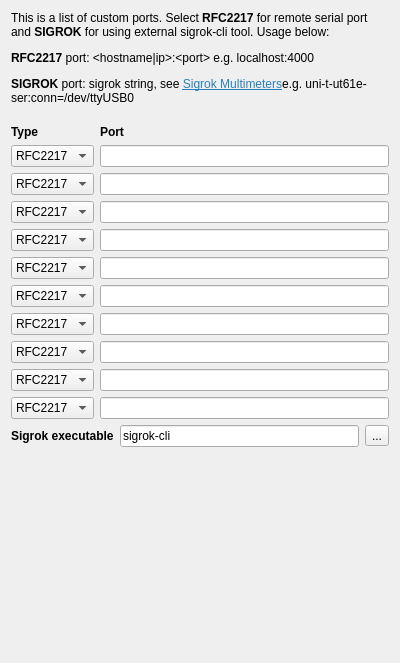
<?xml version="1.0" encoding="UTF-8"?>
<ui version="4.0">
 <class>UIPortsPrefs</class>
 <widget class="PrefWidget" name="UIPortsPrefs">
  <property name="geometry">
   <rect>
    <x>0</x>
    <y>0</y>
    <width>400</width>
    <height>663</height>
   </rect>
  </property>
  <layout class="QVBoxLayout" name="verticalLayout">
   <item>
    <widget class="QLabel" name="labelDesc">
     <property name="text">
      <string>&lt;!DOCTYPE HTML PUBLIC &quot;-//W3C//DTD HTML 4.0//EN&quot; &quot;http://www.w3.org/TR/REC-html40/strict.dtd&quot;&gt;
&lt;html&gt;&lt;head&gt;&lt;meta name=&quot;qrichtext&quot; content=&quot;1&quot; /&gt;&lt;meta charset=&quot;utf-8&quot; /&gt;&lt;style type=&quot;text/css&quot;&gt;
p, li { white-space: pre-wrap; }
hr { height: 1px; border-width: 0; }
li.unchecked::marker { content: &quot;\2610&quot;; }
li.checked::marker { content: &quot;\2612&quot;; }
&lt;/style&gt;&lt;/head&gt;&lt;body style=&quot; font-family:'Sans Serif'; font-size:9pt; font-weight:400; font-style:normal;&quot;&gt;
&lt;p style=&quot; margin-top:12px; margin-bottom:12px; margin-left:0px; margin-right:0px; -qt-block-indent:0; text-indent:0px;&quot;&gt;This is a list of custom ports. Select &lt;span style=&quot; font-weight:700;&quot;&gt;RFC2217&lt;/span&gt; for remote serial port and &lt;span style=&quot; font-weight:700;&quot;&gt;SIGROK&lt;/span&gt; for using external sigrok-cli tool. Usage below:&lt;/p&gt;
&lt;p style=&quot; margin-top:12px; margin-bottom:12px; margin-left:0px; margin-right:0px; -qt-block-indent:0; text-indent:0px;&quot;&gt;&lt;span style=&quot; font-weight:700;&quot;&gt;RFC2217&lt;/span&gt; port: &amp;lt;hostname|ip&amp;gt;:&amp;lt;port&amp;gt; e.g. localhost:4000&lt;/p&gt;
&lt;p style=&quot; margin-top:12px; margin-bottom:12px; margin-left:0px; margin-right:0px; -qt-block-indent:0; text-indent:0px;&quot;&gt;&lt;span style=&quot; font-weight:700;&quot;&gt;SIGROK&lt;/span&gt; port: sigrok string, see &lt;a href=&quot;https://sigrok.org/wiki/Supported_hardware#Multimeters&quot;&gt;&lt;span style=&quot; text-decoration: underline; color:#2980b9;&quot;&gt;Sigrok Multimeters&lt;/span&gt;&lt;/a&gt;e.g. &lt;span style=&quot; font-family:'monospace';&quot;&gt;uni-t-ut61e-ser:conn=/dev/ttyUSB0&lt;br /&gt;&lt;/span&gt;&lt;/p&gt;&lt;/body&gt;&lt;/html&gt;</string>
     </property>
     <property name="textFormat">
      <enum>Qt::RichText</enum>
     </property>
     <property name="wordWrap">
      <bool>true</bool>
     </property>
     <property name="openExternalLinks">
      <bool>true</bool>
     </property>
    </widget>
   </item>
   <item>
    <layout class="QFormLayout" name="formLayout">
     <item row="2" column="0">
      <widget class="QComboBox" name="ui_customPortType0">
       <property name="minimumSize">
        <size>
         <width>80</width>
         <height>0</height>
        </size>
       </property>
       <property name="currentText">
        <string notr="true">RFC2217</string>
       </property>
       <item>
        <property name="text">
         <string notr="true">RFC2217</string>
        </property>
       </item>
       <item>
        <property name="text">
         <string notr="true">SIGROK</string>
        </property>
       </item>
      </widget>
     </item>
     <item row="2" column="1">
      <widget class="QLineEdit" name="ui_customPort0">
       <property name="text">
        <string notr="true"/>
       </property>
      </widget>
     </item>
     <item row="3" column="0">
      <widget class="QComboBox" name="ui_customPortType1">
       <property name="minimumSize">
        <size>
         <width>80</width>
         <height>0</height>
        </size>
       </property>
       <property name="currentText">
        <string notr="true">RFC2217</string>
       </property>
       <item>
        <property name="text">
         <string notr="true">RFC2217</string>
        </property>
       </item>
       <item>
        <property name="text">
         <string notr="true">SIGROK</string>
        </property>
       </item>
      </widget>
     </item>
     <item row="3" column="1">
      <widget class="QLineEdit" name="ui_customPort1">
       <property name="text">
        <string notr="true"/>
       </property>
      </widget>
     </item>
     <item row="4" column="0">
      <widget class="QComboBox" name="ui_customPortType2">
       <property name="minimumSize">
        <size>
         <width>80</width>
         <height>0</height>
        </size>
       </property>
       <property name="currentText">
        <string notr="true">RFC2217</string>
       </property>
       <item>
        <property name="text">
         <string notr="true">RFC2217</string>
        </property>
       </item>
       <item>
        <property name="text">
         <string notr="true">SIGROK</string>
        </property>
       </item>
      </widget>
     </item>
     <item row="4" column="1">
      <widget class="QLineEdit" name="ui_customPort2">
       <property name="text">
        <string notr="true"/>
       </property>
      </widget>
     </item>
     <item row="5" column="0">
      <widget class="QComboBox" name="ui_customPortType3">
       <property name="minimumSize">
        <size>
         <width>80</width>
         <height>0</height>
        </size>
       </property>
       <property name="currentText">
        <string notr="true">RFC2217</string>
       </property>
       <item>
        <property name="text">
         <string notr="true">RFC2217</string>
        </property>
       </item>
       <item>
        <property name="text">
         <string notr="true">SIGROK</string>
        </property>
       </item>
      </widget>
     </item>
     <item row="5" column="1">
      <widget class="QLineEdit" name="ui_customPort3">
       <property name="text">
        <string notr="true"/>
       </property>
      </widget>
     </item>
     <item row="6" column="0">
      <widget class="QComboBox" name="ui_customPortType4">
       <property name="minimumSize">
        <size>
         <width>80</width>
         <height>0</height>
        </size>
       </property>
       <property name="currentText">
        <string notr="true">RFC2217</string>
       </property>
       <item>
        <property name="text">
         <string notr="true">RFC2217</string>
        </property>
       </item>
       <item>
        <property name="text">
         <string notr="true">SIGROK</string>
        </property>
       </item>
      </widget>
     </item>
     <item row="6" column="1">
      <widget class="QLineEdit" name="ui_customPort4">
       <property name="text">
        <string notr="true"/>
       </property>
      </widget>
     </item>
     <item row="7" column="0">
      <widget class="QComboBox" name="ui_customPortType5">
       <property name="minimumSize">
        <size>
         <width>80</width>
         <height>0</height>
        </size>
       </property>
       <property name="currentText">
        <string notr="true">RFC2217</string>
       </property>
       <item>
        <property name="text">
         <string notr="true">RFC2217</string>
        </property>
       </item>
       <item>
        <property name="text">
         <string notr="true">SIGROK</string>
        </property>
       </item>
      </widget>
     </item>
     <item row="7" column="1">
      <widget class="QLineEdit" name="ui_customPort5">
       <property name="text">
        <string notr="true"/>
       </property>
      </widget>
     </item>
     <item row="8" column="0">
      <widget class="QComboBox" name="ui_customPortType6">
       <property name="minimumSize">
        <size>
         <width>80</width>
         <height>0</height>
        </size>
       </property>
       <property name="currentText">
        <string notr="true">RFC2217</string>
       </property>
       <item>
        <property name="text">
         <string notr="true">RFC2217</string>
        </property>
       </item>
       <item>
        <property name="text">
         <string notr="true">SIGROK</string>
        </property>
       </item>
      </widget>
     </item>
     <item row="8" column="1">
      <widget class="QLineEdit" name="ui_customPort6">
       <property name="text">
        <string notr="true"/>
       </property>
      </widget>
     </item>
     <item row="9" column="0">
      <widget class="QComboBox" name="ui_customPortType7">
       <property name="minimumSize">
        <size>
         <width>80</width>
         <height>0</height>
        </size>
       </property>
       <property name="currentText">
        <string notr="true">RFC2217</string>
       </property>
       <item>
        <property name="text">
         <string notr="true">RFC2217</string>
        </property>
       </item>
       <item>
        <property name="text">
         <string notr="true">SIGROK</string>
        </property>
       </item>
      </widget>
     </item>
     <item row="9" column="1">
      <widget class="QLineEdit" name="ui_customPort7">
       <property name="text">
        <string notr="true"/>
       </property>
      </widget>
     </item>
     <item row="10" column="0">
      <widget class="QComboBox" name="ui_customPortType8">
       <property name="minimumSize">
        <size>
         <width>80</width>
         <height>0</height>
        </size>
       </property>
       <property name="currentText">
        <string notr="true">RFC2217</string>
       </property>
       <item>
        <property name="text">
         <string notr="true">RFC2217</string>
        </property>
       </item>
       <item>
        <property name="text">
         <string notr="true">SIGROK</string>
        </property>
       </item>
      </widget>
     </item>
     <item row="10" column="1">
      <widget class="QLineEdit" name="ui_customPort8">
       <property name="text">
        <string notr="true"/>
       </property>
      </widget>
     </item>
     <item row="11" column="0">
      <widget class="QComboBox" name="ui_customPortType9">
       <property name="minimumSize">
        <size>
         <width>80</width>
         <height>0</height>
        </size>
       </property>
       <property name="currentText">
        <string notr="true">RFC2217</string>
       </property>
       <item>
        <property name="text">
         <string notr="true">RFC2217</string>
        </property>
       </item>
       <item>
        <property name="text">
         <string notr="true">SIGROK</string>
        </property>
       </item>
      </widget>
     </item>
     <item row="11" column="1">
      <widget class="QLineEdit" name="ui_customPort9">
       <property name="text">
        <string notr="true"/>
       </property>
      </widget>
     </item>
     <item row="1" column="0">
      <widget class="QLabel" name="labelType">
       <property name="font">
        <font>
         <bold>true</bold>
        </font>
       </property>
       <property name="text">
        <string>Type</string>
       </property>
      </widget>
     </item>
     <item row="1" column="1">
      <widget class="QLabel" name="labelPort">
       <property name="font">
        <font>
         <bold>true</bold>
        </font>
       </property>
       <property name="text">
        <string>Port</string>
       </property>
      </widget>
     </item>
    </layout>
   </item>
   <item>
    <layout class="QHBoxLayout" name="horizontalLayout">
     <item>
      <widget class="QLabel" name="labelExe">
       <property name="font">
        <font>
         <bold>true</bold>
        </font>
       </property>
       <property name="text">
        <string>Sigrok executable</string>
       </property>
      </widget>
     </item>
     <item>
      <widget class="QLineEdit" name="ui_sigrokExe">
       <property name="text">
        <string notr="true">sigrok-cli</string>
       </property>
      </widget>
     </item>
     <item>
      <widget class="QToolButton" name="ui_sigrokExeButton">
       <property name="text">
        <string notr="true">...</string>
       </property>
      </widget>
     </item>
    </layout>
   </item>
   <item>
    <spacer name="Spacer1_8">
     <property name="orientation">
      <enum>Qt::Vertical</enum>
     </property>
     <property name="sizeType">
      <enum>QSizePolicy::Expanding</enum>
     </property>
     <property name="sizeHint" stdset="0">
      <size>
       <width>20</width>
       <height>20</height>
      </size>
     </property>
    </spacer>
   </item>
  </layout>
 </widget>
 <customwidgets>
  <customwidget>
   <class>PrefWidget</class>
   <extends>QWidget</extends>
   <header>prefwidget.h</header>
   <container>1</container>
  </customwidget>
 </customwidgets>
 <includes>
  <include location="global">prefwidget.h</include>
 </includes>
 <resources>
  <include location="../resources.qrc"/>
 </resources>
 <connections/>
 <slots>
  <slot>on_ui_sigrok_btn_clicked()</slot>
 </slots>
</ui>
